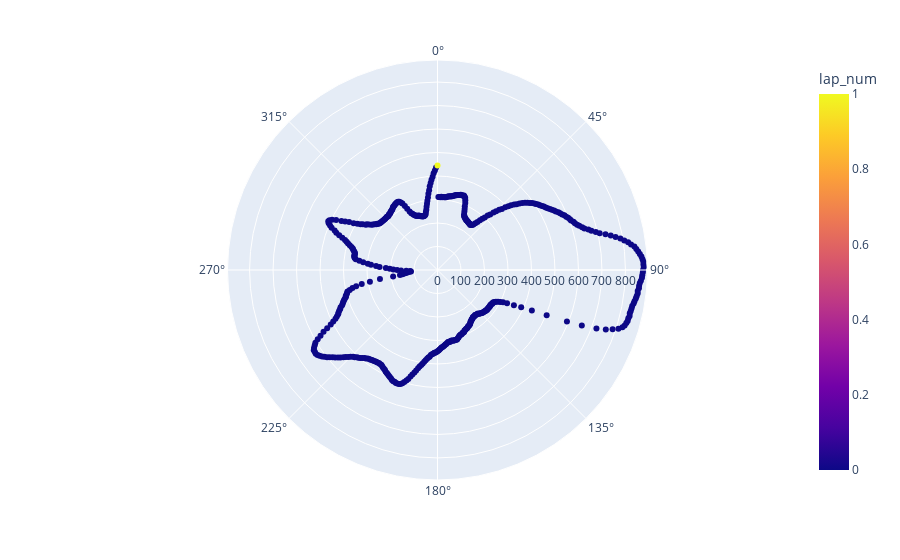

The cell this chart's notebook holds for it:
### Code cell
import plotly.express as px

px.scatter_polar(df, r="distance", theta="mot_angle", color=df['lap_num'])

### Figure 1 — Plotly figure (JSON) as saved in the notebook; plotly's stock layout.template omitted (floating-point values rounded to 4 significant figures; data arrays with more than 128 entries replaced by an {"elided": "..."} marker saying what was removed)
{"data": [{"hovertemplate": "distance=%{r}<br>mot_angle=%{theta}<br>lap_num=%{marker.color}<extra></extra>", "legendgroup": "", "marker": {"color": {"elided": "480 int values"}, "coloraxis": "coloraxis", "symbol": "circle"}, "mode": "markers", "name": "", "r": {"elided": "480 int values"}, "showlegend": false, "subplot": "polar", "theta": {"elided": "480 float values"}, "type": "scatterpolar"}], "layout": {"coloraxis": {"colorbar": {"title": {"text": "lap_num"}}, "colorscale": [[0, "#0d0887"], [0.1111, "#46039f"], [0.2222, "#7201a8"], [0.3333, "#9c179e"], [0.4444, "#bd3786"], [0.5556, "#d8576b"], [0.6667, "#ed7953"], [0.7778, "#fb9f3a"], [0.8889, "#fdca26"], [1, "#f0f921"]]}, "legend": {"tracegroupgap": 0}, "margin": {"t": 60}, "polar": {"angularaxis": {"direction": "clockwise", "rotation": 90}, "domain": {"x": [0, 1], "y": [0, 1]}}}}
